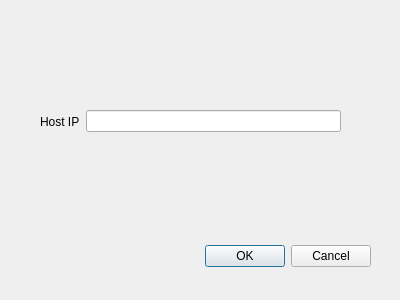
<?xml version="1.0" encoding="UTF-8"?>
<ui version="4.0">
 <class>CreateDialog</class>
 <widget class="QDialog" name="CreateDialog">
  <property name="geometry">
   <rect>
    <x>0</x>
    <y>0</y>
    <width>400</width>
    <height>300</height>
   </rect>
  </property>
  <property name="windowTitle">
   <string>Dialog</string>
  </property>
  <widget class="QDialogButtonBox" name="buttonBox">
   <property name="geometry">
    <rect>
     <x>30</x>
     <y>240</y>
     <width>341</width>
     <height>32</height>
    </rect>
   </property>
   <property name="orientation">
    <enum>Qt::Horizontal</enum>
   </property>
   <property name="standardButtons">
    <set>QDialogButtonBox::Cancel|QDialogButtonBox::Ok</set>
   </property>
  </widget>
  <widget class="QWidget" name="">
   <property name="geometry">
    <rect>
     <x>40</x>
     <y>110</y>
     <width>301</width>
     <height>23</height>
    </rect>
   </property>
   <layout class="QHBoxLayout" name="horizontalLayout">
    <item>
     <widget class="QLabel" name="label">
      <property name="text">
       <string>Host IP</string>
      </property>
     </widget>
    </item>
    <item>
     <widget class="QLineEdit" name="lineEdit">
      <property name="alignment">
       <set>Qt::AlignRight|Qt::AlignTrailing|Qt::AlignVCenter</set>
      </property>
      <property name="readOnly">
       <bool>true</bool>
      </property>
     </widget>
    </item>
   </layout>
  </widget>
 </widget>
 <resources/>
 <connections>
  <connection>
   <sender>buttonBox</sender>
   <signal>accepted()</signal>
   <receiver>CreateDialog</receiver>
   <slot>accept()</slot>
   <hints>
    <hint type="sourcelabel">
     <x>248</x>
     <y>254</y>
    </hint>
    <hint type="destinationlabel">
     <x>157</x>
     <y>274</y>
    </hint>
   </hints>
  </connection>
  <connection>
   <sender>buttonBox</sender>
   <signal>rejected()</signal>
   <receiver>CreateDialog</receiver>
   <slot>reject()</slot>
   <hints>
    <hint type="sourcelabel">
     <x>316</x>
     <y>260</y>
    </hint>
    <hint type="destinationlabel">
     <x>286</x>
     <y>274</y>
    </hint>
   </hints>
  </connection>
 </connections>
</ui>
